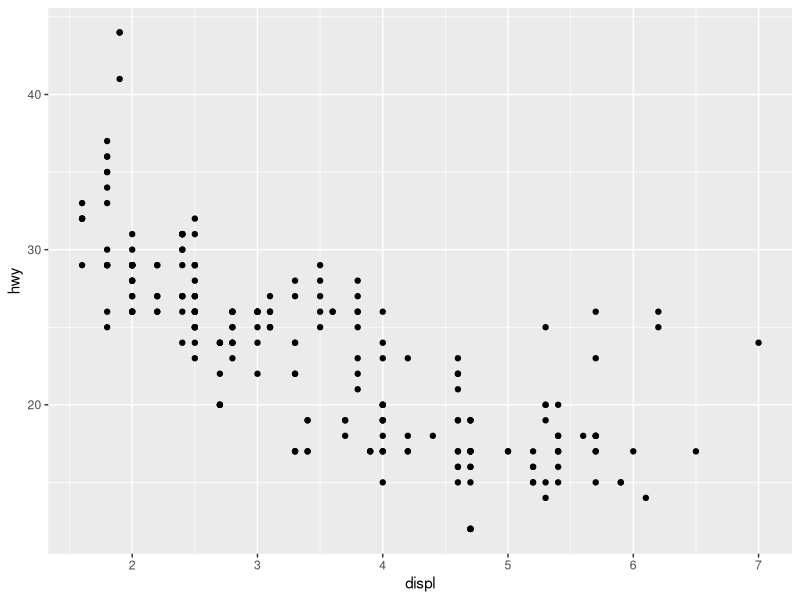
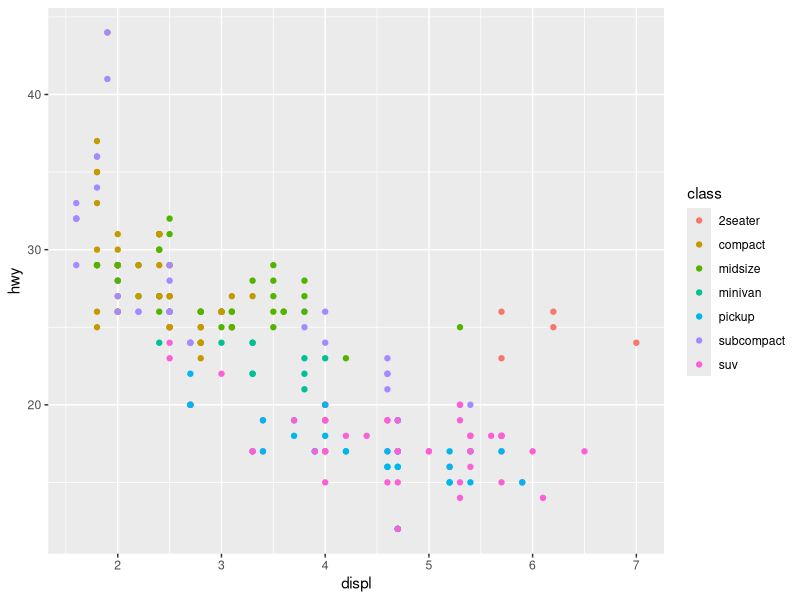
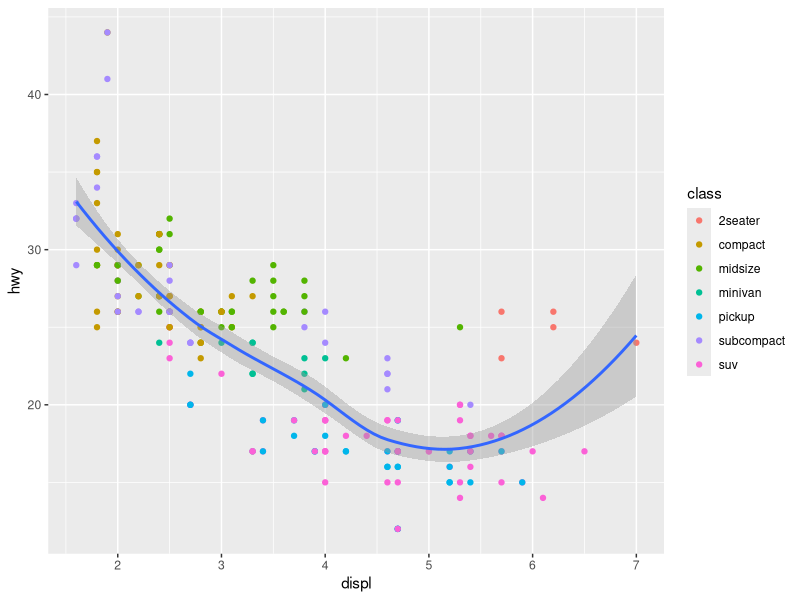
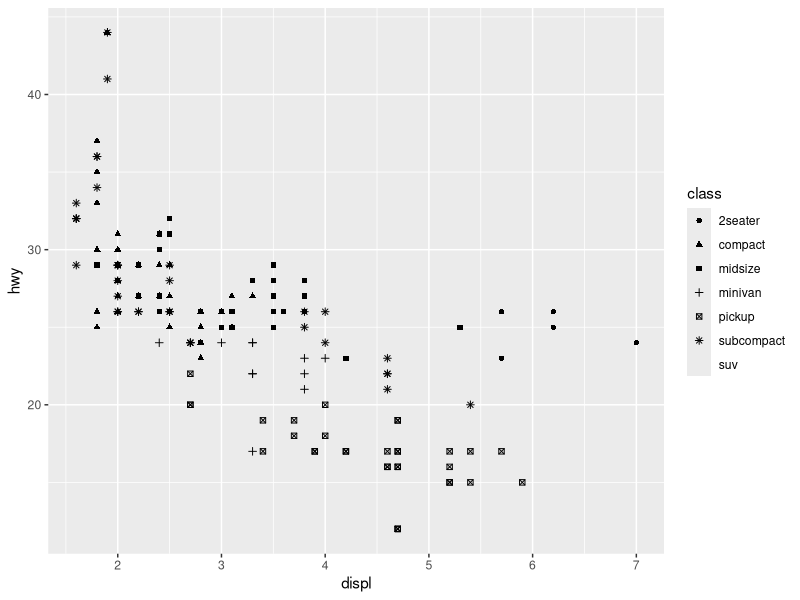

The R script that drew these images, in order:
## ---- chunk 1
# ex1
library(ggplot2)
ggplot(data = mpg) + 
  geom_point(mapping = aes(x = displ, y = hwy))
## ---- chunk 2
ggplot(data = mpg) + 
  geom_point(mapping = aes(x = displ, y = hwy, color = class))

## ---- chunk 3
ggplot(data = mpg) + 
  geom_point(mapping = aes(x = displ, y = hwy, color = class)) +
  geom_smooth(mapping = aes(x = displ, y = hwy))

## ---- chunk 4
ggplot(data = mpg) + 
  geom_point(mapping = aes(x = displ, y = hwy, shape = class))
